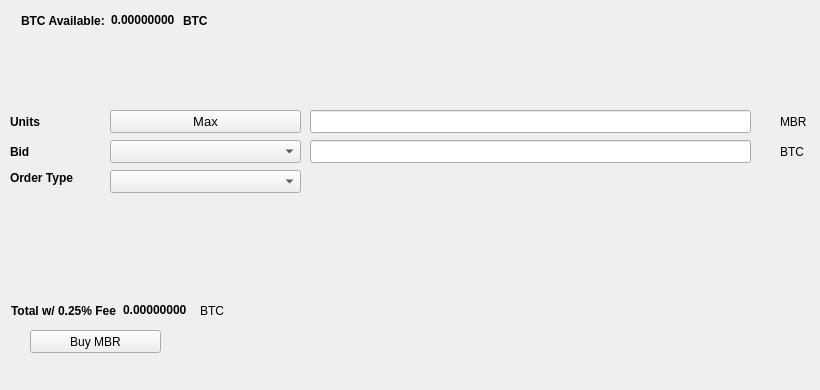
   <widget class="QWidget" name="BuyTab">
    <attribute name="title">
     <string>Buy</string>
    </attribute>
    <widget class="QPushButton" name="BuyMBR">
     <property name="geometry">
      <rect>
       <x>30</x>
       <y>330</y>
       <width>131</width>
       <height>23</height>
      </rect>
     </property>
     <property name="text">
      <string>Buy MBR</string>
     </property>
     <property name="icon">
      <iconset resource="../moonbridge.qrc">
       <normaloff>:/icons/bitcoin</normaloff>:/icons/bitcoin</iconset>
     </property>
    </widget>
    <widget class="QLabel" name="label_3">
     <property name="geometry">
      <rect>
       <x>10</x>
       <y>110</y>
       <width>46</width>
       <height>23</height>
      </rect>
     </property>
     <property name="font">
      <font>
       <weight>75</weight>
       <bold>true</bold>
      </font>
     </property>
     <property name="text">
      <string>Units</string>
     </property>
    </widget>
    <widget class="QLineEdit" name="UnitsInput">
     <property name="geometry">
      <rect>
       <x>310</x>
       <y>110</y>
       <width>441</width>
       <height>23</height>
      </rect>
     </property>
     <property name="font">
      <font>
       <pointsize>9</pointsize>
       <weight>75</weight>
       <bold>true</bold>
      </font>
     </property>
    </widget>
    <widget class="QLineEdit" name="BuyBidPriceEdit">
     <property name="geometry">
      <rect>
       <x>310</x>
       <y>140</y>
       <width>441</width>
       <height>23</height>
      </rect>
     </property>
     <property name="font">
      <font>
       <pointsize>9</pointsize>
       <weight>75</weight>
       <bold>true</bold>
      </font>
     </property>
    </widget>
    <widget class="QLabel" name="label_4">
     <property name="geometry">
      <rect>
       <x>780</x>
       <y>110</y>
       <width>31</width>
       <height>23</height>
      </rect>
     </property>
     <property name="text">
      <string>MBR</string>
     </property>
    </widget>
    <widget class="QLabel" name="label_5">
     <property name="geometry">
      <rect>
       <x>780</x>
       <y>140</y>
       <width>31</width>
       <height>23</height>
      </rect>
     </property>
     <property name="text">
      <string>BTC</string>
     </property>
    </widget>
    <widget class="QLabel" name="label_6">
     <property name="geometry">
      <rect>
       <x>10</x>
       <y>140</y>
       <width>46</width>
       <height>23</height>
      </rect>
     </property>
     <property name="font">
      <font>
       <weight>75</weight>
       <bold>true</bold>
      </font>
     </property>
     <property name="text">
      <string>Bid</string>
     </property>
    </widget>
    <widget class="QLabel" name="label_7">
     <property name="geometry">
      <rect>
       <x>10</x>
       <y>170</y>
       <width>91</width>
       <height>16</height>
      </rect>
     </property>
     <property name="font">
      <font>
       <weight>75</weight>
       <bold>true</bold>
      </font>
     </property>
     <property name="text">
      <string>Order Type</string>
     </property>
    </widget>
    <widget class="QPushButton" name="Buy_Max_Amount">
     <property name="geometry">
      <rect>
       <x>110</x>
       <y>110</y>
       <width>191</width>
       <height>23</height>
      </rect>
     </property>
     <property name="font">
      <font>
       <pointsize>10</pointsize>
      </font>
     </property>
     <property name="text">
      <string>Max</string>
     </property>
    </widget>
    <widget class="QComboBox" name="BuyBidcomboBox">
     <property name="geometry">
      <rect>
       <x>110</x>
       <y>140</y>
       <width>191</width>
       <height>23</height>
      </rect>
     </property>
     <property name="font">
      <font>
       <pointsize>10</pointsize>
      </font>
     </property>
    </widget>
    <widget class="QComboBox" name="buyOrdertypeCombo">
     <property name="geometry">
      <rect>
       <x>110</x>
       <y>170</y>
       <width>191</width>
       <height>23</height>
      </rect>
     </property>
     <property name="font">
      <font>
       <pointsize>10</pointsize>
      </font>
     </property>
    </widget>
    <widget class="QWidget" name="layoutWidget1">
     <property name="geometry">
      <rect>
       <x>21</x>
       <y>11</y>
       <width>227</width>
       <height>19</height>
      </rect>
     </property>
     <layout class="QHBoxLayout" name="horizontalLayout_3">
      <item>
       <widget class="QLabel" name="label232">
        <property name="font">
         <font>
          <weight>75</weight>
          <bold>true</bold>
         </font>
        </property>
        <property name="text">
         <string>BTC Available:</string>
        </property>
       </widget>
      </item>
      <item>
       <widget class="QLabel" name="BtcAvailableLbl">
        <property name="palette">
         <palette>
          <active>
           <colorrole role="WindowText">
            <brush brushstyle="SolidPattern">
             <color alpha="255">
              <red>0</red>
              <green>0</green>
              <blue>0</blue>
             </color>
            </brush>
           </colorrole>
           <colorrole role="Button">
            <brush brushstyle="SolidPattern">
             <color alpha="255">
              <red>0</red>
              <green>170</green>
              <blue>0</blue>
             </color>
            </brush>
           </colorrole>
           <colorrole role="Light">
            <brush brushstyle="SolidPattern">
             <color alpha="255">
              <red>0</red>
              <green>255</green>
              <blue>0</blue>
             </color>
            </brush>
           </colorrole>
           <colorrole role="Midlight">
            <brush brushstyle="SolidPattern">
             <color alpha="255">
              <red>0</red>
              <green>212</green>
              <blue>0</blue>
             </color>
            </brush>
           </colorrole>
           <colorrole role="Dark">
            <brush brushstyle="SolidPattern">
             <color alpha="255">
              <red>0</red>
              <green>85</green>
              <blue>0</blue>
             </color>
            </brush>
           </colorrole>
           <colorrole role="Mid">
            <brush brushstyle="SolidPattern">
             <color alpha="255">
              <red>0</red>
              <green>113</green>
              <blue>0</blue>
             </color>
            </brush>
           </colorrole>
           <colorrole role="Text">
            <brush brushstyle="SolidPattern">
             <color alpha="255">
              <red>0</red>
              <green>170</green>
              <blue>0</blue>
             </color>
            </brush>
           </colorrole>
           <colorrole role="BrightText">
            <brush brushstyle="SolidPattern">
             <color alpha="255">
              <red>255</red>
              <green>255</green>
              <blue>255</blue>
             </color>
            </brush>
           </colorrole>
           <colorrole role="ButtonText">
            <brush brushstyle="SolidPattern">
             <color alpha="255">
              <red>0</red>
              <green>0</green>
              <blue>0</blue>
             </color>
            </brush>
           </colorrole>
           <colorrole role="Base">
            <brush brushstyle="SolidPattern">
             <color alpha="255">
              <red>255</red>
              <green>255</green>
              <blue>255</blue>
             </color>
            </brush>
           </colorrole>
           <colorrole role="Window">
            <brush brushstyle="SolidPattern">
             <color alpha="255">
              <red>0</red>
              <green>170</green>
              <blue>0</blue>
             </color>
            </brush>
           </colorrole>
           <colorrole role="Shadow">
            <brush brushstyle="SolidPattern">
             <color alpha="255">
              <red>0</red>
              <green>0</green>
              <blue>0</blue>
             </color>
            </brush>
           </colorrole>
           <colorrole role="AlternateBase">
            <brush brushstyle="SolidPattern">
             <color alpha="255">
              <red>127</red>
              <green>212</green>
              <blue>127</blue>
             </color>
            </brush>
           </colorrole>
           <colorrole role="ToolTipBase">
            <brush brushstyle="SolidPattern">
             <color alpha="255">
              <red>255</red>
              <green>255</green>
              <blue>220</blue>
             </color>
            </brush>
           </colorrole>
           <colorrole role="ToolTipText">
            <brush brushstyle="SolidPattern">
             <color alpha="255">
              <red>0</red>
              <green>0</green>
              <blue>0</blue>
             </color>
            </brush>
           </colorrole>
          </active>
          <inactive>
           <colorrole role="WindowText">
            <brush brushstyle="SolidPattern">
             <color alpha="255">
              <red>0</red>
              <green>0</green>
              <blue>0</blue>
             </color>
            </brush>
           </colorrole>
           <colorrole role="Button">
            <brush brushstyle="SolidPattern">
             <color alpha="255">
              <red>0</red>
              <green>170</green>
              <blue>0</blue>
             </color>
            </brush>
           </colorrole>
           <colorrole role="Light">
            <brush brushstyle="SolidPattern">
             <color alpha="255">
              <red>0</red>
              <green>255</green>
              <blue>0</blue>
             </color>
            </brush>
           </colorrole>
           <colorrole role="Midlight">
            <brush brushstyle="SolidPattern">
             <color alpha="255">
              <red>0</red>
              <green>212</green>
              <blue>0</blue>
             </color>
            </brush>
           </colorrole>
           <colorrole role="Dark">
            <brush brushstyle="SolidPattern">
             <color alpha="255">
              <red>0</red>
              <green>85</green>
              <blue>0</blue>
             </color>
            </brush>
           </colorrole>
           <colorrole role="Mid">
            <brush brushstyle="SolidPattern">
             <color alpha="255">
              <red>0</red>
              <green>113</green>
              <blue>0</blue>
             </color>
            </brush>
           </colorrole>
           <colorrole role="Text">
            <brush brushstyle="SolidPattern">
             <color alpha="255">
              <red>0</red>
              <green>170</green>
              <blue>0</blue>
             </color>
            </brush>
           </colorrole>
           <colorrole role="BrightText">
            <brush brushstyle="SolidPattern">
             <color alpha="255">
              <red>255</red>
              <green>255</green>
              <blue>255</blue>
             </color>
            </brush>
           </colorrole>
           <colorrole role="ButtonText">
            <brush brushstyle="SolidPattern">
             <color alpha="255">
              <red>0</red>
              <green>0</green>
              <blue>0</blue>
             </color>
            </brush>
           </colorrole>
           <colorrole role="Base">
            <brush brushstyle="SolidPattern">
             <color alpha="255">
              <red>255</red>
              <green>255</green>
              <blue>255</blue>
             </color>
            </brush>
           </colorrole>
           <colorrole role="Window">
            <brush brushstyle="SolidPattern">
             <color alpha="255">
              <red>0</red>
              <green>170</green>
              <blue>0</blue>
             </color>
            </brush>
           </colorrole>
           <colorrole role="Shadow">
            <brush brushstyle="SolidPattern">
             <color alpha="255">
              <red>0</red>
              <green>0</green>
              <blue>0</blue>
             </color>
            </brush>
           </colorrole>
           <colorrole role="AlternateBase">
            <brush brushstyle="SolidPattern">
             <color alpha="255">
              <red>127</red>
              <green>212</green>
              <blue>127</blue>
             </color>
            </brush>
           </colorrole>
           <colorrole role="ToolTipBase">
            <brush brushstyle="SolidPattern">
             <color alpha="255">
              <red>255</red>
              <green>255</green>
              <blue>220</blue>
             </color>
            </brush>
           </colorrole>
           <colorrole role="ToolTipText">
            <brush brushstyle="SolidPattern">
             <color alpha="255">
              <red>0</red>
              <green>0</green>
              <blue>0</blue>
             </color>
            </brush>
           </colorrole>
          </inactive>
          <disabled>
           <colorrole role="WindowText">
            <brush brushstyle="SolidPattern">
             <color alpha="255">
              <red>0</red>
              <green>85</green>
              <blue>0</blue>
             </color>
            </brush>
           </colorrole>
           <colorrole role="Button">
            <brush brushstyle="SolidPattern">
             <color alpha="255">
              <red>0</red>
              <green>170</green>
              <blue>0</blue>
             </color>
            </brush>
           </colorrole>
           <colorrole role="Light">
            <brush brushstyle="SolidPattern">
             <color alpha="255">
              <red>0</red>
              <green>255</green>
              <blue>0</blue>
             </color>
            </brush>
           </colorrole>
           <colorrole role="Midlight">
            <brush brushstyle="SolidPattern">
             <color alpha="255">
              <red>0</red>
              <green>212</green>
              <blue>0</blue>
             </color>
            </brush>
           </colorrole>
           <colorrole role="Dark">
            <brush brushstyle="SolidPattern">
             <color alpha="255">
              <red>0</red>
              <green>85</green>
              <blue>0</blue>
             </color>
            </brush>
           </colorrole>
           <colorrole role="Mid">
            <brush brushstyle="SolidPattern">
             <color alpha="255">
              <red>0</red>
              <green>113</green>
              <blue>0</blue>
             </color>
            </brush>
           </colorrole>
           <colorrole role="Text">
            <brush brushstyle="SolidPattern">
             <color alpha="255">
              <red>0</red>
              <green>85</green>
              <blue>0</blue>
             </color>
            </brush>
           </colorrole>
           <colorrole role="BrightText">
            <brush brushstyle="SolidPattern">
             <color alpha="255">
              <red>255</red>
              <green>255</green>
              <blue>255</blue>
             </color>
            </brush>
           </colorrole>
           <colorrole role="ButtonText">
            <brush brushstyle="SolidPattern">
             <color alpha="255">
              <red>0</red>
              <green>85</green>
              <blue>0</blue>
             </color>
            </brush>
           </colorrole>
           <colorrole role="Base">
            <brush brushstyle="SolidPattern">
             <color alpha="255">
              <red>0</red>
              <green>170</green>
              <blue>0</blue>
             </color>
            </brush>
           </colorrole>
           <colorrole role="Window">
            <brush brushstyle="SolidPattern">
             <color alpha="255">
              <red>0</red>
              <green>170</green>
              <blue>0</blue>
             </color>
            </brush>
           </colorrole>
           <colorrole role="Shadow">
            <brush brushstyle="SolidPattern">
             <color alpha="255">
              <red>0</red>
              <green>0</green>
              <blue>0</blue>
             </color>
            </brush>
           </colorrole>
           <colorrole role="AlternateBase">
            <brush brushstyle="SolidPattern">
             <color alpha="255">
              <red>0</red>
              <green>170</green>
              <blue>0</blue>
             </color>
            </brush>
           </colorrole>
           <colorrole role="ToolTipBase">
            <brush brushstyle="SolidPattern">
             <color alpha="255">
              <red>255</red>
              <green>255</green>
              <blue>220</blue>
             </color>
            </brush>
           </colorrole>
           <colorrole role="ToolTipText">
            <brush brushstyle="SolidPattern">
             <color alpha="255">
              <red>0</red>
              <green>0</green>
              <blue>0</blue>
             </color>
            </brush>
           </colorrole>
          </disabled>
         </palette>
        </property>
        <property name="font">
         <font>
          <weight>75</weight>
          <bold>true</bold>
         </font>
        </property>
        <property name="text">
         <string>0.00000000</string>
        </property>
        <property name="textInteractionFlags">
         <set>Qt::LinksAccessibleByMouse|Qt::TextSelectableByKeyboard|Qt::TextSelectableByMouse</set>
        </property>
       </widget>
      </item>
      <item>
       <widget class="QLabel" name="BtcAvailableLbl_2">
        <property name="font">
         <font>
          <weight>75</weight>
          <bold>true</bold>
         </font>
        </property>
        <property name="text">
         <string>BTC</string>
        </property>
       </widget>
      </item>
     </layout>
    </widget>
    <widget class="QWidget" name="layoutWidge2">
     <property name="geometry">
      <rect>
       <x>11</x>
       <y>301</y>
       <width>259</width>
       <height>19</height>
      </rect>
     </property>
     <layout class="QHBoxLayout" name="horizontalLayout_4">
      <item>
       <widget class="QLabel" name="label_9">
        <property name="font">
         <font>
          <weight>75</weight>
          <bold>true</bold>
         </font>
        </property>
        <property name="text">
         <string>Total w/ 0.25% Fee</string>
        </property>
       </widget>
      </item>
      <item>
       <widget class="QLabel" name="BuyCostLabel">
        <property name="palette">
         <palette>
          <active>
           <colorrole role="WindowText">
            <brush brushstyle="SolidPattern">
             <color alpha="255">
              <red>0</red>
              <green>0</green>
              <blue>0</blue>
             </color>
            </brush>
           </colorrole>
           <colorrole role="Button">
            <brush brushstyle="SolidPattern">
             <color alpha="255">
              <red>0</red>
              <green>170</green>
              <blue>0</blue>
             </color>
            </brush>
           </colorrole>
           <colorrole role="Light">
            <brush brushstyle="SolidPattern">
             <color alpha="255">
              <red>0</red>
              <green>255</green>
              <blue>0</blue>
             </color>
            </brush>
           </colorrole>
           <colorrole role="Midlight">
            <brush brushstyle="SolidPattern">
             <color alpha="255">
              <red>0</red>
              <green>212</green>
              <blue>0</blue>
             </color>
            </brush>
           </colorrole>
           <colorrole role="Dark">
            <brush brushstyle="SolidPattern">
             <color alpha="255">
              <red>0</red>
              <green>85</green>
              <blue>0</blue>
             </color>
            </brush>
           </colorrole>
           <colorrole role="Mid">
            <brush brushstyle="SolidPattern">
             <color alpha="255">
              <red>0</red>
              <green>113</green>
              <blue>0</blue>
             </color>
            </brush>
           </colorrole>
           <colorrole role="Text">
            <brush brushstyle="SolidPattern">
             <color alpha="255">
              <red>0</red>
              <green>170</green>
              <blue>0</blue>
             </color>
            </brush>
           </colorrole>
           <colorrole role="BrightText">
            <brush brushstyle="SolidPattern">
             <color alpha="255">
              <red>255</red>
              <green>255</green>
              <blue>255</blue>
             </color>
            </brush>
           </colorrole>
           <colorrole role="ButtonText">
            <brush brushstyle="SolidPattern">
             <color alpha="255">
              <red>0</red>
              <green>0</green>
              <blue>0</blue>
             </color>
            </brush>
           </colorrole>
           <colorrole role="Base">
            <brush brushstyle="SolidPattern">
             <color alpha="255">
              <red>255</red>
              <green>255</green>
              <blue>255</blue>
             </color>
            </brush>
           </colorrole>
           <colorrole role="Window">
            <brush brushstyle="SolidPattern">
             <color alpha="255">
              <red>0</red>
              <green>170</green>
              <blue>0</blue>
             </color>
            </brush>
           </colorrole>
           <colorrole role="Shadow">
            <brush brushstyle="SolidPattern">
             <color alpha="255">
              <red>0</red>
              <green>0</green>
              <blue>0</blue>
             </color>
            </brush>
           </colorrole>
           <colorrole role="AlternateBase">
            <brush brushstyle="SolidPattern">
             <color alpha="255">
              <red>127</red>
              <green>212</green>
              <blue>127</blue>
             </color>
            </brush>
           </colorrole>
           <colorrole role="ToolTipBase">
            <brush brushstyle="SolidPattern">
             <color alpha="255">
              <red>255</red>
              <green>255</green>
              <blue>220</blue>
             </color>
            </brush>
           </colorrole>
           <colorrole role="ToolTipText">
            <brush brushstyle="SolidPattern">
             <color alpha="255">
              <red>0</red>
              <green>0</green>
              <blue>0</blue>
             </color>
            </brush>
           </colorrole>
          </active>
          <inactive>
           <colorrole role="WindowText">
            <brush brushstyle="SolidPattern">
             <color alpha="255">
              <red>0</red>
              <green>0</green>
              <blue>0</blue>
             </color>
            </brush>
           </colorrole>
           <colorrole role="Button">
            <brush brushstyle="SolidPattern">
             <color alpha="255">
              <red>0</red>
              <green>170</green>
              <blue>0</blue>
             </color>
            </brush>
           </colorrole>
           <colorrole role="Light">
            <brush brushstyle="SolidPattern">
             <color alpha="255">
              <red>0</red>
              <green>255</green>
              <blue>0</blue>
             </color>
            </brush>
           </colorrole>
           <colorrole role="Midlight">
            <brush brushstyle="SolidPattern">
             <color alpha="255">
              <red>0</red>
              <green>212</green>
              <blue>0</blue>
             </color>
            </brush>
           </colorrole>
           <colorrole role="Dark">
            <brush brushstyle="SolidPattern">
             <color alpha="255">
              <red>0</red>
              <green>85</green>
              <blue>0</blue>
             </color>
            </brush>
           </colorrole>
           <colorrole role="Mid">
            <brush brushstyle="SolidPattern">
             <color alpha="255">
              <red>0</red>
              <green>113</green>
              <blue>0</blue>
             </color>
            </brush>
           </colorrole>
           <colorrole role="Text">
            <brush brushstyle="SolidPattern">
             <color alpha="255">
              <red>0</red>
              <green>170</green>
              <blue>0</blue>
             </color>
            </brush>
           </colorrole>
           <colorrole role="BrightText">
            <brush brushstyle="SolidPattern">
             <color alpha="255">
              <red>255</red>
              <green>255</green>
              <blue>255</blue>
             </color>
            </brush>
           </colorrole>
           <colorrole role="ButtonText">
            <brush brushstyle="SolidPattern">
             <color alpha="255">
              <red>0</red>
              <green>0</green>
              <blue>0</blue>
             </color>
            </brush>
           </colorrole>
           <colorrole role="Base">
            <brush brushstyle="SolidPattern">
             <color alpha="255">
              <red>255</red>
              <green>255</green>
              <blue>255</blue>
             </color>
            </brush>
           </colorrole>
           <colorrole role="Window">
            <brush brushstyle="SolidPattern">
             <color alpha="255">
              <red>0</red>
              <green>170</green>
              <blue>0</blue>
             </color>
            </brush>
           </colorrole>
           <colorrole role="Shadow">
            <brush brushstyle="SolidPattern">
             <color alpha="255">
              <red>0</red>
              <green>0</green>
              <blue>0</blue>
             </color>
            </brush>
           </colorrole>
           <colorrole role="AlternateBase">
            <brush brushstyle="SolidPattern">
             <color alpha="255">
              <red>127</red>
              <green>212</green>
              <blue>127</blue>
             </color>
            </brush>
           </colorrole>
           <colorrole role="ToolTipBase">
            <brush brushstyle="SolidPattern">
             <color alpha="255">
              <red>255</red>
              <green>255</green>
              <blue>220</blue>
             </color>
            </brush>
           </colorrole>
           <colorrole role="ToolTipText">
            <brush brushstyle="SolidPattern">
             <color alpha="255">
              <red>0</red>
              <green>0</green>
              <blue>0</blue>
             </color>
            </brush>
           </colorrole>
          </inactive>
          <disabled>
           <colorrole role="WindowText">
            <brush brushstyle="SolidPattern">
             <color alpha="255">
              <red>0</red>
              <green>85</green>
              <blue>0</blue>
             </color>
            </brush>
           </colorrole>
           <colorrole role="Button">
            <brush brushstyle="SolidPattern">
             <color alpha="255">
              <red>0</red>
              <green>170</green>
              <blue>0</blue>
             </color>
            </brush>
           </colorrole>
           <colorrole role="Light">
            <brush brushstyle="SolidPattern">
             <color alpha="255">
              <red>0</red>
              <green>255</green>
              <blue>0</blue>
             </color>
            </brush>
           </colorrole>
           <colorrole role="Midlight">
            <brush brushstyle="SolidPattern">
             <color alpha="255">
              <red>0</red>
              <green>212</green>
              <blue>0</blue>
             </color>
            </brush>
           </colorrole>
           <colorrole role="Dark">
            <brush brushstyle="SolidPattern">
             <color alpha="255">
              <red>0</red>
              <green>85</green>
              <blue>0</blue>
             </color>
            </brush>
           </colorrole>
           <colorrole role="Mid">
            <brush brushstyle="SolidPattern">
             <color alpha="255">
              <red>0</red>
              <green>113</green>
              <blue>0</blue>
             </color>
            </brush>
           </colorrole>
           <colorrole role="Text">
            <brush brushstyle="SolidPattern">
             <color alpha="255">
              <red>0</red>
              <green>85</green>
              <blue>0</blue>
             </color>
            </brush>
           </colorrole>
           <colorrole role="BrightText">
            <brush brushstyle="SolidPattern">
             <color alpha="255">
              <red>255</red>
              <green>255</green>
              <blue>255</blue>
             </color>
            </brush>
           </colorrole>
           <colorrole role="ButtonText">
            <brush brushstyle="SolidPattern">
             <color alpha="255">
              <red>0</red>
              <green>85</green>
              <blue>0</blue>
             </color>
            </brush>
           </colorrole>
           <colorrole role="Base">
            <brush brushstyle="SolidPattern">
             <color alpha="255">
              <red>0</red>
              <green>170</green>
              <blue>0</blue>
             </color>
            </brush>
           </colorrole>
           <colorrole role="Window">
            <brush brushstyle="SolidPattern">
             <color alpha="255">
              <red>0</red>
              <green>170</green>
              <blue>0</blue>
             </color>
            </brush>
           </colorrole>
           <colorrole role="Shadow">
            <brush brushstyle="SolidPattern">
             <color alpha="255">
              <red>0</red>
              <green>0</green>
              <blue>0</blue>
             </color>
            </brush>
           </colorrole>
           <colorrole role="AlternateBase">
            <brush brushstyle="SolidPattern">
             <color alpha="255">
              <red>0</red>
              <green>170</green>
              <blue>0</blue>
             </color>
            </brush>
           </colorrole>
           <colorrole role="ToolTipBase">
            <brush brushstyle="SolidPattern">
             <color alpha="255">
              <red>255</red>
              <green>255</green>
              <blue>220</blue>
             </color>
            </brush>
           </colorrole>
           <colorrole role="ToolTipText">
            <brush brushstyle="SolidPattern">
             <color alpha="255">
              <red>0</red>
              <green>0</green>
              <blue>0</blue>
             </color>
            </brush>
           </colorrole>
          </disabled>
         </palette>
        </property>
        <property name="font">
         <font>
          <weight>75</weight>
          <bold>true</bold>
         </font>
        </property>
        <property name="autoFillBackground">
         <bool>false</bool>
        </property>
        <property name="text">
         <string>0.00000000</string>
        </property>
        <property name="textInteractionFlags">
         <set>Qt::LinksAccessibleByMouse|Qt::TextSelectableByMouse</set>
        </property>
       </widget>
      </item>
      <item>
       <widget class="QLabel" name="label_10">
        <property name="font">
         <font>
          <weight>50</weight>
          <bold>false</bold>
         </font>
        </property>
        <property name="text">
         <string>BTC</string>
        </property>
       </widget>
      </item>
     </layout>
    </widget>
    <widget class="QLabel" name="label_24">
     <property name="geometry">
      <rect>
       <x>460</x>
       <y>300</y>
       <width>281</width>
       <height>81</height>
      </rect>
     </property>
     <property name="text">
      <string/>
     </property>
     <property name="pixmap">
      <pixmap>:/images/bittrex</pixmap>
     </property>
    </widget>
   </widget>
